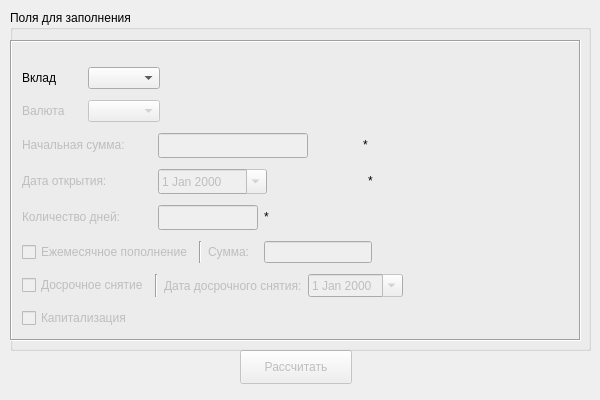
<?xml version="1.0" encoding="UTF-8"?>
<ui version="4.0">
 <class>DepositForm</class>
 <widget class="QDialog" name="DepositForm">
  <property name="geometry">
   <rect>
    <x>0</x>
    <y>0</y>
    <width>600</width>
    <height>400</height>
   </rect>
  </property>
  <property name="minimumSize">
   <size>
    <width>600</width>
    <height>400</height>
   </size>
  </property>
  <property name="maximumSize">
   <size>
    <width>600</width>
    <height>400</height>
   </size>
  </property>
  <property name="contextMenuPolicy">
   <enum>Qt::DefaultContextMenu</enum>
  </property>
  <property name="windowTitle">
   <string>Deposit</string>
  </property>
  <property name="windowIcon">
   <iconset resource="../resource.qrc">
    <normaloff>:/appico.ico</normaloff>:/appico.ico</iconset>
  </property>
  <property name="modal">
   <bool>false</bool>
  </property>
  <widget class="QPushButton" name="do_calc_button">
   <property name="enabled">
    <bool>false</bool>
   </property>
   <property name="geometry">
    <rect>
     <x>240</x>
     <y>350</y>
     <width>112</width>
     <height>34</height>
    </rect>
   </property>
   <property name="text">
    <string>Рассчитать</string>
   </property>
   <property name="icon">
    <iconset>
     <normaloff>../../build-DepositPlus-Desktop_Qt_5_4_1_MSVC2013_64bit-Release/Paper_plane_16.png</normaloff>../../build-DepositPlus-Desktop_Qt_5_4_1_MSVC2013_64bit-Release/Paper_plane_16.png</iconset>
   </property>
  </widget>
  <widget class="QGroupBox" name="groupBox">
   <property name="geometry">
    <rect>
     <x>10</x>
     <y>10</y>
     <width>581</width>
     <height>341</height>
    </rect>
   </property>
   <property name="title">
    <string>Поля для заполнения</string>
   </property>
   <widget class="QFrame" name="frame">
    <property name="geometry">
     <rect>
      <x>0</x>
      <y>30</y>
      <width>571</width>
      <height>301</height>
     </rect>
    </property>
    <property name="frameShape">
     <enum>QFrame::Box</enum>
    </property>
    <property name="frameShadow">
     <enum>QFrame::Sunken</enum>
    </property>
    <widget class="QWidget" name="layoutWidget">
     <property name="geometry">
      <rect>
       <x>12</x>
       <y>22</y>
       <width>640</width>
       <height>277</height>
      </rect>
     </property>
     <layout class="QVBoxLayout" name="verticalLayout">
      <item>
       <layout class="QHBoxLayout" name="horizontalLayout">
        <item>
         <widget class="QLabel" name="deposit_list_label">
          <property name="sizePolicy">
           <sizepolicy hsizetype="Fixed" vsizetype="Fixed">
            <horstretch>50</horstretch>
            <verstretch>20</verstretch>
           </sizepolicy>
          </property>
          <property name="minimumSize">
           <size>
            <width>60</width>
            <height>20</height>
           </size>
          </property>
          <property name="maximumSize">
           <size>
            <width>50</width>
            <height>20</height>
           </size>
          </property>
          <property name="text">
           <string>Вклад</string>
          </property>
         </widget>
        </item>
        <item>
         <widget class="QComboBox" name="deposit_list">
          <property name="cursor">
           <cursorShape>PointingHandCursor</cursorShape>
          </property>
          <property name="toolTip">
           <string>&lt;html&gt;&lt;head/&gt;&lt;body&gt;&lt;p&gt;&lt;span style=&quot; font-size:7pt; font-style:italic;&quot;&gt;Список доступных вкладов&lt;/span&gt;&lt;/p&gt;&lt;/body&gt;&lt;/html&gt;</string>
          </property>
          <property name="editable">
           <bool>false</bool>
          </property>
          <property name="currentText">
           <string/>
          </property>
          <property name="currentIndex">
           <number>-1</number>
          </property>
          <property name="insertPolicy">
           <enum>QComboBox::InsertAtTop</enum>
          </property>
          <property name="frame">
           <bool>true</bool>
          </property>
         </widget>
        </item>
        <item>
         <spacer name="horizontalSpacer_6">
          <property name="orientation">
           <enum>Qt::Horizontal</enum>
          </property>
          <property name="sizeHint" stdset="0">
           <size>
            <width>40</width>
            <height>20</height>
           </size>
          </property>
         </spacer>
        </item>
       </layout>
      </item>
      <item>
       <layout class="QHBoxLayout" name="horizontalLayout_2">
        <item>
         <widget class="QLabel" name="valute_list_label">
          <property name="enabled">
           <bool>false</bool>
          </property>
          <property name="sizePolicy">
           <sizepolicy hsizetype="Fixed" vsizetype="Fixed">
            <horstretch>60</horstretch>
            <verstretch>20</verstretch>
           </sizepolicy>
          </property>
          <property name="minimumSize">
           <size>
            <width>60</width>
            <height>20</height>
           </size>
          </property>
          <property name="maximumSize">
           <size>
            <width>60</width>
            <height>20</height>
           </size>
          </property>
          <property name="text">
           <string>Валюта</string>
          </property>
         </widget>
        </item>
        <item>
         <widget class="QComboBox" name="valute_list">
          <property name="enabled">
           <bool>false</bool>
          </property>
          <property name="cursor">
           <cursorShape>PointingHandCursor</cursorShape>
          </property>
          <property name="toolTip">
           <string>&lt;html&gt;&lt;head/&gt;&lt;body&gt;&lt;p&gt;&lt;span style=&quot; font-size:7pt; font-style:italic;&quot;&gt;Список доступных валют&lt;/span&gt;&lt;/p&gt;&lt;/body&gt;&lt;/html&gt;</string>
          </property>
         </widget>
        </item>
        <item>
         <spacer name="horizontalSpacer">
          <property name="orientation">
           <enum>Qt::Horizontal</enum>
          </property>
          <property name="sizeHint" stdset="0">
           <size>
            <width>40</width>
            <height>20</height>
           </size>
          </property>
         </spacer>
        </item>
       </layout>
      </item>
      <item>
       <layout class="QHBoxLayout" name="horizontalLayout_3">
        <item>
         <widget class="QLabel" name="label_start_sum">
          <property name="enabled">
           <bool>false</bool>
          </property>
          <property name="sizePolicy">
           <sizepolicy hsizetype="Fixed" vsizetype="Fixed">
            <horstretch>120</horstretch>
            <verstretch>20</verstretch>
           </sizepolicy>
          </property>
          <property name="minimumSize">
           <size>
            <width>130</width>
            <height>20</height>
           </size>
          </property>
          <property name="maximumSize">
           <size>
            <width>130</width>
            <height>20</height>
           </size>
          </property>
          <property name="text">
           <string>Начальная сумма:</string>
          </property>
         </widget>
        </item>
        <item>
         <widget class="QLineEdit" name="start_sum">
          <property name="enabled">
           <bool>false</bool>
          </property>
          <property name="sizePolicy">
           <sizepolicy hsizetype="Fixed" vsizetype="Fixed">
            <horstretch>150</horstretch>
            <verstretch>25</verstretch>
           </sizepolicy>
          </property>
          <property name="minimumSize">
           <size>
            <width>150</width>
            <height>25</height>
           </size>
          </property>
          <property name="maximumSize">
           <size>
            <width>150</width>
            <height>25</height>
           </size>
          </property>
          <property name="toolTip">
           <string>&lt;html&gt;&lt;head/&gt;&lt;body&gt;&lt;p&gt;&lt;span style=&quot; font-size:7pt; font-style:italic;&quot;&gt;Сумма на момент открытия вклада&lt;/span&gt;&lt;/p&gt;&lt;/body&gt;&lt;/html&gt;</string>
          </property>
          <property name="statusTip">
           <string/>
          </property>
         </widget>
        </item>
        <item>
         <spacer name="horizontalSpacer_10">
          <property name="orientation">
           <enum>Qt::Horizontal</enum>
          </property>
          <property name="sizeHint" stdset="0">
           <size>
            <width>40</width>
            <height>20</height>
           </size>
          </property>
         </spacer>
        </item>
        <item>
         <widget class="QLabel" name="min_start_sum">
          <property name="sizePolicy">
           <sizepolicy hsizetype="Fixed" vsizetype="Fixed">
            <horstretch>250</horstretch>
            <verstretch>25</verstretch>
           </sizepolicy>
          </property>
          <property name="minimumSize">
           <size>
            <width>250</width>
            <height>20</height>
           </size>
          </property>
          <property name="maximumSize">
           <size>
            <width>250</width>
            <height>20</height>
           </size>
          </property>
          <property name="text">
           <string>*</string>
          </property>
         </widget>
        </item>
        <item>
         <spacer name="horizontalSpacer_2">
          <property name="orientation">
           <enum>Qt::Horizontal</enum>
          </property>
          <property name="sizeHint" stdset="0">
           <size>
            <width>40</width>
            <height>20</height>
           </size>
          </property>
         </spacer>
        </item>
       </layout>
      </item>
      <item>
       <layout class="QHBoxLayout" name="horizontalLayout_4">
        <item>
         <widget class="QLabel" name="open_date_label">
          <property name="enabled">
           <bool>false</bool>
          </property>
          <property name="sizePolicy">
           <sizepolicy hsizetype="Fixed" vsizetype="Fixed">
            <horstretch>130</horstretch>
            <verstretch>20</verstretch>
           </sizepolicy>
          </property>
          <property name="minimumSize">
           <size>
            <width>120</width>
            <height>20</height>
           </size>
          </property>
          <property name="maximumSize">
           <size>
            <width>130</width>
            <height>20</height>
           </size>
          </property>
          <property name="text">
           <string>Дата открытия:</string>
          </property>
         </widget>
        </item>
        <item>
         <widget class="QDateEdit" name="open_date">
          <property name="enabled">
           <bool>false</bool>
          </property>
          <property name="sizePolicy">
           <sizepolicy hsizetype="Fixed" vsizetype="Fixed">
            <horstretch>109</horstretch>
            <verstretch>25</verstretch>
           </sizepolicy>
          </property>
          <property name="minimumSize">
           <size>
            <width>109</width>
            <height>25</height>
           </size>
          </property>
          <property name="maximumSize">
           <size>
            <width>109</width>
            <height>25</height>
           </size>
          </property>
          <property name="toolTip">
           <string>&lt;html&gt;&lt;head/&gt;&lt;body&gt;&lt;p&gt;&lt;span style=&quot; font-size:7pt; font-style:italic;&quot;&gt;Дата открытия вклада&lt;/span&gt;&lt;/p&gt;&lt;/body&gt;&lt;/html&gt;</string>
          </property>
          <property name="calendarPopup">
           <bool>true</bool>
          </property>
         </widget>
        </item>
        <item>
         <spacer name="horizontalSpacer_9">
          <property name="orientation">
           <enum>Qt::Horizontal</enum>
          </property>
          <property name="sizeHint" stdset="0">
           <size>
            <width>40</width>
            <height>20</height>
           </size>
          </property>
         </spacer>
        </item>
        <item>
         <widget class="QLabel" name="wrong_data">
          <property name="sizePolicy">
           <sizepolicy hsizetype="Fixed" vsizetype="Fixed">
            <horstretch>200</horstretch>
            <verstretch>20</verstretch>
           </sizepolicy>
          </property>
          <property name="minimumSize">
           <size>
            <width>200</width>
            <height>20</height>
           </size>
          </property>
          <property name="maximumSize">
           <size>
            <width>200</width>
            <height>20</height>
           </size>
          </property>
          <property name="text">
           <string>*</string>
          </property>
         </widget>
        </item>
        <item>
         <spacer name="horizontalSpacer_3">
          <property name="orientation">
           <enum>Qt::Horizontal</enum>
          </property>
          <property name="sizeHint" stdset="0">
           <size>
            <width>40</width>
            <height>20</height>
           </size>
          </property>
         </spacer>
        </item>
       </layout>
      </item>
      <item>
       <layout class="QHBoxLayout" name="horizontalLayout_5">
        <item>
         <widget class="QLabel" name="day_count_label">
          <property name="enabled">
           <bool>false</bool>
          </property>
          <property name="sizePolicy">
           <sizepolicy hsizetype="Fixed" vsizetype="Fixed">
            <horstretch>120</horstretch>
            <verstretch>20</verstretch>
           </sizepolicy>
          </property>
          <property name="minimumSize">
           <size>
            <width>120</width>
            <height>20</height>
           </size>
          </property>
          <property name="maximumSize">
           <size>
            <width>130</width>
            <height>20</height>
           </size>
          </property>
          <property name="text">
           <string>Количество дней:</string>
          </property>
         </widget>
        </item>
        <item>
         <widget class="QLineEdit" name="day_count">
          <property name="enabled">
           <bool>false</bool>
          </property>
          <property name="sizePolicy">
           <sizepolicy hsizetype="Fixed" vsizetype="Fixed">
            <horstretch>0</horstretch>
            <verstretch>0</verstretch>
           </sizepolicy>
          </property>
          <property name="minimumSize">
           <size>
            <width>100</width>
            <height>25</height>
           </size>
          </property>
          <property name="maximumSize">
           <size>
            <width>100</width>
            <height>25</height>
           </size>
          </property>
          <property name="toolTip">
           <string>&lt;html&gt;&lt;head/&gt;&lt;body&gt;&lt;p&gt;&lt;span style=&quot; font-size:7pt; font-style:italic;&quot;&gt;Срок вклада в днях&lt;/span&gt;&lt;/p&gt;&lt;/body&gt;&lt;/html&gt;</string>
          </property>
         </widget>
        </item>
        <item>
         <widget class="QLabel" name="min_day_count">
          <property name="sizePolicy">
           <sizepolicy hsizetype="Fixed" vsizetype="Fixed">
            <horstretch>250</horstretch>
            <verstretch>20</verstretch>
           </sizepolicy>
          </property>
          <property name="minimumSize">
           <size>
            <width>250</width>
            <height>20</height>
           </size>
          </property>
          <property name="maximumSize">
           <size>
            <width>250</width>
            <height>20</height>
           </size>
          </property>
          <property name="text">
           <string>*</string>
          </property>
         </widget>
        </item>
        <item>
         <spacer name="horizontalSpacer_7">
          <property name="orientation">
           <enum>Qt::Horizontal</enum>
          </property>
          <property name="sizeHint" stdset="0">
           <size>
            <width>40</width>
            <height>20</height>
           </size>
          </property>
         </spacer>
        </item>
       </layout>
      </item>
      <item>
       <layout class="QHBoxLayout" name="horizontalLayout_6">
        <item>
         <widget class="QCheckBox" name="supplement_flag">
          <property name="enabled">
           <bool>false</bool>
          </property>
          <property name="toolTip">
           <string>&lt;html&gt;&lt;head/&gt;&lt;body&gt;&lt;p&gt;&lt;span style=&quot; font-size:7pt; font-style:italic;&quot;&gt;Дополнительные взносы&lt;/span&gt;&lt;/p&gt;&lt;p&gt;&lt;span style=&quot; font-size:7pt;&quot;&gt;(зависит от вклада)&lt;/span&gt;&lt;/p&gt;&lt;/body&gt;&lt;/html&gt;</string>
          </property>
          <property name="text">
           <string>Ежемесячное пополнение</string>
          </property>
         </widget>
        </item>
        <item>
         <widget class="Line" name="line_2">
          <property name="orientation">
           <enum>Qt::Vertical</enum>
          </property>
         </widget>
        </item>
        <item>
         <widget class="QLabel" name="supplement_sum_label">
          <property name="enabled">
           <bool>false</bool>
          </property>
          <property name="sizePolicy">
           <sizepolicy hsizetype="Fixed" vsizetype="Fixed">
            <horstretch>50</horstretch>
            <verstretch>20</verstretch>
           </sizepolicy>
          </property>
          <property name="minimumSize">
           <size>
            <width>50</width>
            <height>20</height>
           </size>
          </property>
          <property name="maximumSize">
           <size>
            <width>50</width>
            <height>20</height>
           </size>
          </property>
          <property name="text">
           <string>Сумма:</string>
          </property>
         </widget>
        </item>
        <item>
         <widget class="QLineEdit" name="supplement_sum">
          <property name="enabled">
           <bool>false</bool>
          </property>
          <property name="sizePolicy">
           <sizepolicy hsizetype="Fixed" vsizetype="Fixed">
            <horstretch>200</horstretch>
            <verstretch>25</verstretch>
           </sizepolicy>
          </property>
          <property name="toolTip">
           <string>&lt;html&gt;&lt;head/&gt;&lt;body&gt;&lt;p&gt;&lt;span style=&quot; font-size:7pt; font-style:italic;&quot;&gt;Сумма ежемесячных взносов&lt;/span&gt;&lt;/p&gt;&lt;/body&gt;&lt;/html&gt;</string>
          </property>
         </widget>
        </item>
        <item>
         <spacer name="horizontalSpacer_4">
          <property name="orientation">
           <enum>Qt::Horizontal</enum>
          </property>
          <property name="sizeHint" stdset="0">
           <size>
            <width>40</width>
            <height>20</height>
           </size>
          </property>
         </spacer>
        </item>
       </layout>
      </item>
      <item>
       <layout class="QHBoxLayout" name="horizontalLayout_7">
        <item>
         <widget class="QCheckBox" name="early_close_date_flag">
          <property name="enabled">
           <bool>false</bool>
          </property>
          <property name="toolTip">
           <string>&lt;html&gt;&lt;head/&gt;&lt;body&gt;&lt;p&gt;&lt;span style=&quot; font-size:7pt; font-style:italic;&quot;&gt;Досрочное закрытие вклада&lt;/span&gt;&lt;/p&gt;&lt;p&gt;&lt;span style=&quot; font-size:7pt;&quot;&gt;(зависит от вклада)&lt;/span&gt;&lt;/p&gt;&lt;/body&gt;&lt;/html&gt;</string>
          </property>
          <property name="text">
           <string>Досрочное снятие</string>
          </property>
         </widget>
        </item>
        <item>
         <widget class="Line" name="line">
          <property name="orientation">
           <enum>Qt::Vertical</enum>
          </property>
         </widget>
        </item>
        <item>
         <widget class="QLabel" name="early_close_date_label">
          <property name="enabled">
           <bool>false</bool>
          </property>
          <property name="text">
           <string>Дата досрочного снятия:</string>
          </property>
         </widget>
        </item>
        <item>
         <widget class="QDateEdit" name="early_close_date">
          <property name="enabled">
           <bool>false</bool>
          </property>
          <property name="sizePolicy">
           <sizepolicy hsizetype="Fixed" vsizetype="Fixed">
            <horstretch>109</horstretch>
            <verstretch>25</verstretch>
           </sizepolicy>
          </property>
          <property name="toolTip">
           <string>&lt;html&gt;&lt;head/&gt;&lt;body&gt;&lt;p&gt;&lt;span style=&quot; font-size:7pt; font-style:italic;&quot;&gt;Дата досрочного закрытия&lt;/span&gt;&lt;/p&gt;&lt;/body&gt;&lt;/html&gt;</string>
          </property>
          <property name="calendarPopup">
           <bool>true</bool>
          </property>
         </widget>
        </item>
        <item>
         <spacer name="horizontalSpacer_5">
          <property name="orientation">
           <enum>Qt::Horizontal</enum>
          </property>
          <property name="sizeHint" stdset="0">
           <size>
            <width>40</width>
            <height>20</height>
           </size>
          </property>
         </spacer>
        </item>
       </layout>
      </item>
      <item>
       <widget class="QCheckBox" name="capitalisation_flag">
        <property name="enabled">
         <bool>false</bool>
        </property>
        <property name="toolTip">
         <string>&lt;html&gt;&lt;head/&gt;&lt;body&gt;&lt;p&gt;&lt;span style=&quot; font-size:7pt; font-style:italic;&quot;&gt;Ежемесячная капитализация процентов &lt;/span&gt;&lt;/p&gt;&lt;p&gt;&lt;span style=&quot; font-size:7pt;&quot;&gt;(зависит от вклада)&lt;/span&gt;&lt;/p&gt;&lt;/body&gt;&lt;/html&gt;</string>
        </property>
        <property name="text">
         <string>Капитализация</string>
        </property>
       </widget>
      </item>
     </layout>
    </widget>
   </widget>
  </widget>
 </widget>
 <resources>
  <include location="../resource.qrc"/>
 </resources>
 <connections/>
</ui>
